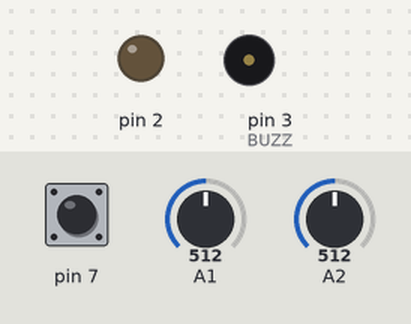
The sketch below on a simulated Arduino Uno, built with avr-gcc and run on an emulated ATmega328P. Shown: output pins drawn as LEDs (lit = HIGH), buzzer (waves = sounding). The inputs (shaded band) are chosen by the test bench; at power-on: pin 7 HIGH, A1 = 512, A2 = 512. No radio packets arrive unless stated; what the sketch prints to the serial monitor is not drawn.

Above: at 0.1 s.
At 1.2 s:
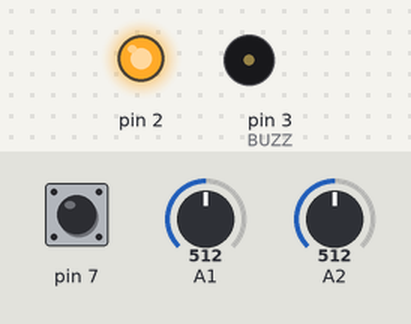
Timing chart, 0 to 2.7 s (numbered marks = the images above):
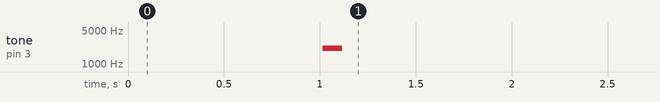

The sketch:

TransmiterNovModV2.ino
```cpp
#include <SPI.h>
#include "nRF24L01.h"
#include "RF24.h"
#define BUZZ 3
RF24 radio(9, 10); // CE, CSN
const byte addresses[][6] = {"00001", "00002"};

int potValue[3];

int ch1_value;              // переменные для каналов
int ch2_value;

void setup() {
  delay(10);
  Serial.begin(9600);

  radio.begin();           // запуск модуля nrf
  delay(1000);

  pinMode(7, INPUT_PULLUP);

  radio.setAutoAck(false);      // настройка nrf
  radio.setRetries(0, 15);
  radio.setPayloadSize(32);
  radio.openWritingPipe(addresses[1]);
  radio.setChannel(0x60);

  radio.setPALevel (RF24_PA_MAX);
  radio.setDataRate (RF24_250KBPS);

  radio.powerUp();
  radio.stopListening();

  /*pinMode(ch1_trim_plus, INPUT_PULLUP);
  pinMode(ch1_trim_minus, INPUT_PULLUP);
  pinMode(ch2_trim_minus, INPUT_PULLUP);
  pinMode(ch2_trim_plus, INPUT_PULLUP);
  */
  pinMode(2, OUTPUT);
  //pinMode(CH6, INPUT_PULLUP);

 /* while (digitalRead(CH5) == 1) {         //блокировка третьего канала при включенном тумблере ch5(нужно для безопасности при использовании мотора на третьем канале)
    tone(BUZZ, 2000, 200);
    delay(600);
  }
  */
  digitalWrite(2, HIGH);
  tone(BUZZ, 2100, 100);
  delay(100);
}

void loop() {
  //int potValue = analogRead(A0);
  ch1_value = map(analogRead(A1), 0, 1023, 50, 130);
  ch2_value = map(analogRead(A2), 0, 1023, 60, 130);
  potValue[3] = digitalRead(7);
  Serial.println(potValue[3]);
  potValue[0] = ch1_value;
  potValue[1] = ch2_value;
  if (potValue[3] == 0){
    potValue[2] = 0;
  }else if (potValue[3] = 1){
    potValue[2] = 1;
  }
  //potValue[2] = 1; //test
  //int angleValue = map(potValue, 0, 1023, 50, 130);
  radio.write(&potValue, sizeof(potValue));
  Serial.println(potValue[2]);
  Serial.println(potValue[1]);
  delay(10);

}
```
